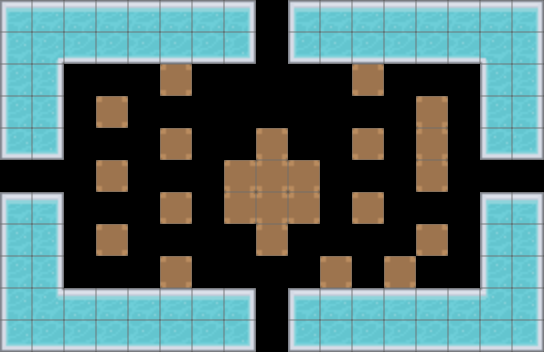

A 2D game scene composited from a Tiled map and its tileset images. What follows is a short description and the map's XML, with every tile layer's data as written:
An orthogonal 17x11 tile map with 32x32 px tiles, 3 tile layers (TileLayer, EntityLayer, DestructibleLayer) and 4 objects (Chased2, Chased4, Chased3, Chased1).

<map version="1.0" tiledversion="1.0.3" orientation="orthogonal" renderorder="right-down" width="17" height="11" tilewidth="32" tileheight="32" nextobjectid="21">
 <properties>
  <property name="doorEast" type="bool" value="true" />
  <property name="doorNorth" type="bool" value="true" />
  <property name="doorSouth" type="bool" value="true" />
  <property name="doorWest" type="bool" value="true" />
 </properties>
 <tileset firstgid="1" source="testTileSet.tsx" />
 <layer name="TileLayer" width="17" height="11">
  <data encoding="csv">
291,292,292,292,292,292,292,293,0,291,292,292,292,292,292,292,293,
320,294,350,350,350,350,350,351,0,349,350,350,350,350,350,295,322,
320,322,0,0,0,0,0,0,0,0,0,0,0,0,0,320,322,
320,322,0,0,0,0,0,0,0,0,0,0,0,0,0,320,322,
349,351,0,0,0,0,0,0,0,0,0,0,0,0,0,349,351,
0,0,0,0,0,0,0,0,0,0,0,0,0,0,0,0,0,
291,293,0,0,0,0,0,0,0,0,0,0,0,0,0,291,293,
320,322,0,0,0,0,0,0,0,0,0,0,0,0,0,320,322,
320,322,0,0,0,0,0,0,0,0,0,0,0,0,0,320,322,
320,323,292,292,292,292,292,293,0,291,292,292,292,292,292,324,322,
349,350,350,350,350,350,350,351,0,349,350,350,350,350,350,350,351
</data>
 </layer>
 <layer name="EntityLayer" width="17" height="11">
  <data encoding="csv">
0,0,0,0,0,0,0,0,0,0,0,0,0,0,0,0,0,
0,0,0,0,0,0,0,0,0,0,0,0,0,0,0,0,0,
0,0,0,0,0,0,0,0,0,0,0,0,0,0,0,0,0,
0,0,0,0,0,0,0,0,0,0,0,0,0,0,0,0,0,
0,0,0,0,0,0,0,0,0,0,0,0,0,0,0,0,0,
0,0,0,0,0,0,0,0,0,0,0,0,0,0,0,0,0,
0,0,0,0,0,0,0,0,0,0,0,0,0,0,0,0,0,
0,0,0,0,0,0,0,0,0,0,0,0,0,0,0,0,0,
0,0,0,0,0,0,0,0,0,0,0,0,0,0,0,0,0,
0,0,0,0,0,0,0,0,0,0,0,0,0,0,0,0,0,
0,0,0,0,0,0,0,0,0,0,0,0,0,0,0,0,0
</data>
 </layer>
 <layer name="DestructibleLayer" width="17" height="11">
  <data encoding="csv">
0,0,0,0,0,0,0,0,0,0,0,0,0,0,0,0,0,
0,0,0,0,0,0,0,0,0,0,0,0,0,0,0,0,0,
0,0,0,0,0,185,0,0,0,0,0,185,0,0,0,0,0,
0,0,0,185,0,0,0,0,0,0,0,0,0,185,0,0,0,
0,0,0,0,0,185,0,0,185,0,0,185,0,185,0,0,0,
0,0,0,185,0,0,0,185,185,185,0,0,0,185,0,0,0,
0,0,0,0,0,185,0,185,185,185,0,185,0,0,0,0,0,
0,0,0,185,0,0,0,0,185,0,0,0,0,185,0,0,0,
0,0,0,0,0,185,0,0,0,0,185,0,185,0,0,0,0,
0,0,0,0,0,0,0,0,0,0,0,0,0,0,0,0,0,
0,0,0,0,0,0,0,0,0,0,0,0,0,0,0,0,0
</data>
 </layer>
 <objectgroup name="EnemyLayer">
  <object id="16" name="Chased2" x="337" y="239">
   <properties>
    <property name="enemyID" type="int" value="2" />
   </properties>
  </object>
  <object id="18" name="Chased4" x="335.5" y="111.5">
   <properties>
    <property name="enemyID" type="int" value="2" />
   </properties>
  </object>
  <object id="19" name="Chased3" x="209" y="111">
   <properties>
    <property name="enemyID" type="int" value="0" />
   </properties>
  </object>
  <object id="20" name="Chased1" x="207" y="240.5">
   <properties>
    <property name="enemyID" type="int" value="0" />
   </properties>
  </object>
 </objectgroup>
</map>